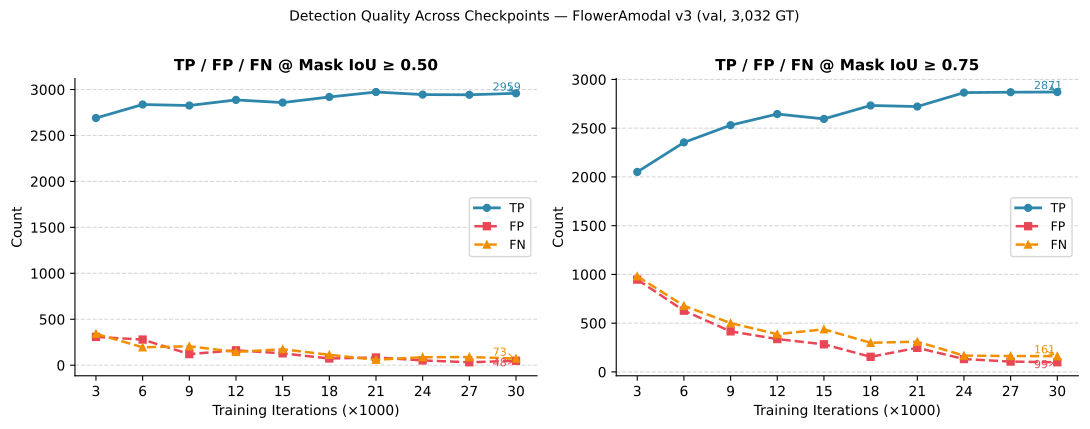

Write Python code to recreate this figure.
"""TP / FP / FN progression across checkpoints at IoU=0.5 and IoU=0.75."""

import numpy as np
import matplotlib
matplotlib.use("Agg")
import matplotlib.pyplot as plt
import os

OUT = os.path.join(os.path.dirname(__file__), "fig_tp_fp_fn.pdf")

iters = [3, 6, 9, 12, 15, 18, 21, 24, 27, 30]

tp50 = [2690, 2837, 2826, 2887, 2858, 2919, 2973, 2945, 2943, 2959]
fp50 = [308,  279,  121,  162,  129,   73,   84,   52,   32,   48]
fn50 = [342,  195,  206,  145,  174,  113,   59,   87,   89,   73]

tp75 = [2051, 2354, 2531, 2645, 2595, 2733, 2722, 2865, 2869, 2871]
fp75 = [947,  628,  416,  337,  283,  155,  247,  132,  106,   99]
fn75 = [981,  678,  501,  387,  437,  299,  310,  167,  163,  161]

fig, axes = plt.subplots(1, 2, figsize=(11, 4.2))

for ax, (tp, fp, fn), iou_tag in zip(
        axes,
        [(tp50, fp50, fn50), (tp75, fp75, fn75)],
        ["IoU ≥ 0.50", "IoU ≥ 0.75"]):

    ax.plot(iters, tp, "o-",  color="#2E86AB", linewidth=2, markersize=5,
            label="TP", zorder=3)
    ax.plot(iters, fp, "s--", color="#E84855", linewidth=1.8, markersize=5,
            label="FP", zorder=3)
    ax.plot(iters, fn, "^--", color="#F18F01", linewidth=1.8, markersize=5,
            label="FN", zorder=3)

    # annotate final values
    for vals, color, offset in [(tp, "#2E86AB", 30), (fp, "#E84855", -60), (fn, "#F18F01", 30)]:
        ax.annotate(str(vals[-1]),
                    xy=(iters[-1], vals[-1]),
                    xytext=(iters[-1] - 1.5, vals[-1] + offset),
                    fontsize=8, color=color,
                    arrowprops=dict(arrowstyle="->", color=color, lw=0.7))

    ax.set_xlabel("Training Iterations (×1000)", fontsize=10)
    ax.set_ylabel("Count", fontsize=10)
    ax.set_title(f"TP / FP / FN @ Mask {iou_tag}", fontsize=11, fontweight="bold")
    ax.set_xticks(iters)
    ax.yaxis.grid(True, linestyle="--", alpha=0.5, zorder=0)
    ax.set_axisbelow(True)
    ax.spines["top"].set_visible(False)
    ax.spines["right"].set_visible(False)
    ax.legend(fontsize=9, loc="center right")

fig.suptitle("Detection Quality Across Checkpoints — FlowerAmodal v3 (val, 3,032 GT)",
             fontsize=10, y=1.01)
plt.tight_layout()
plt.savefig(OUT, dpi=300, bbox_inches="tight")
print(f"Saved {OUT}")
